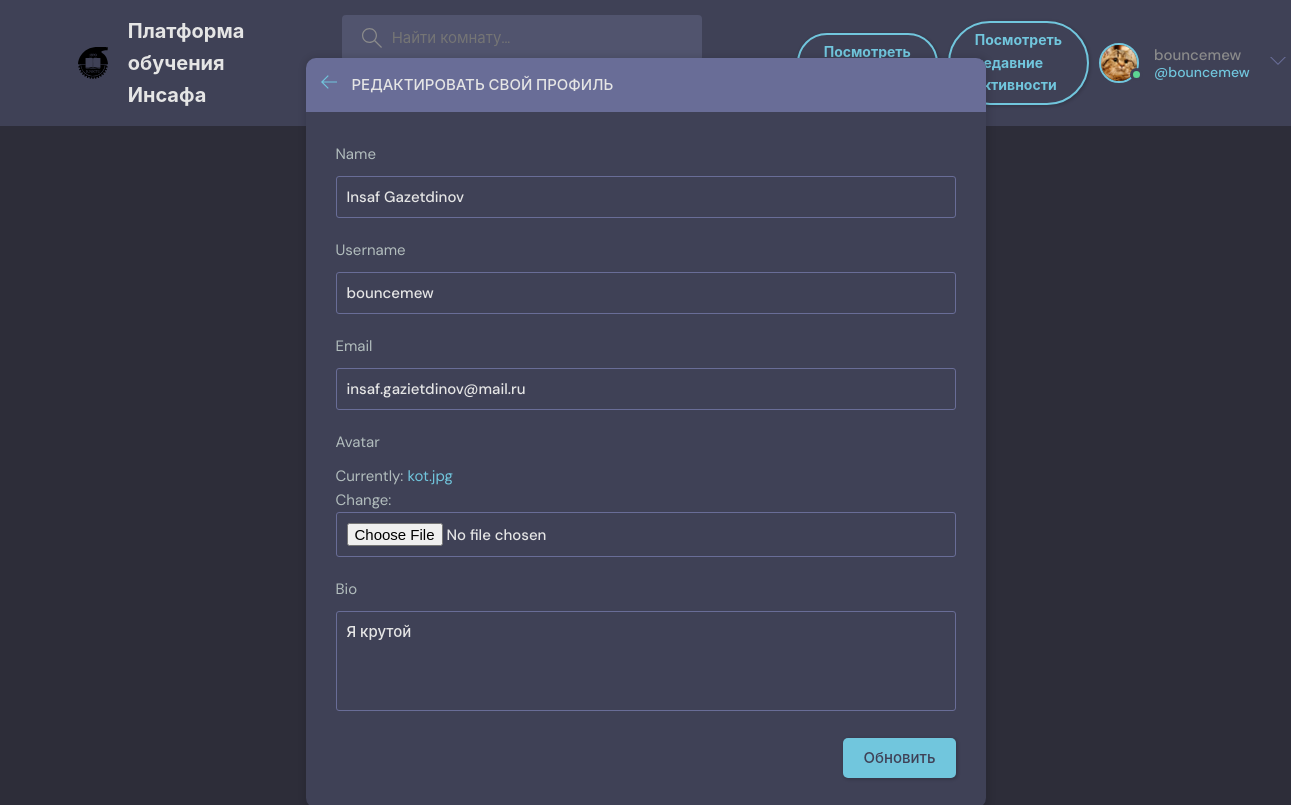
Screenshot of /update_user/ (signed in) with the database file from the repository.
### base/models.py (models this page shows)
class User(AbstractUser):
    name = models.CharField(max_length=200, null=True)
    email = models.EmailField(unique=True, null=True)
    bio = models.TextField(null=True)
    avatar = models.ImageField(null=True, default='avatar.svg')
    USERNAME_FIELD = 'email'
    REQUIRED_FIELDS = []
    class Meta:
        verbose_name = 'Редактор пользователей'
        verbose_name_plural = 'Редактор пользователей'

### base/views.py (the view)
# urls.py: path('update_user/', views.update_user, name='update_user'),
@login_required(login_url='login')
def update_user(request):
    user = request.user
    form = UserForm(instance=user)
    if request.method == 'POST':
        form = UserForm(request.POST, request.FILES, instance=user)
        if form.is_valid():
            form.save()
            return redirect('user_profile', pk=user.id)
    context = {'form': form}
    return render(request, 'base/update_user.html', context)

### base/forms.py
class UserForm(ModelForm):
    class Meta:
        model = User
        fields = ['name', 'username', 'email', 'avatar', 'bio']

### base/templates/base/update_user.html (shortened to what this page needs)
{% extends 'main.html' %}
{% block content %}
    <main class="update-account layout">
        <div class="container">
            <div class="layout__box">
                <div class="layout__boxHeader">
                    <div class="layout__boxTitle">
                        <a href="{% url 'home' %}">
                            <svg version="1.1" xmlns="http://www.w3.org/2000/svg" width="32" height="32"
                                viewBox="0 0 32 32">
                                <title>arrow-left</title>
                                <path
                                    d="M13.723 2.286l-13.723 13.714 13.719 13.714 1.616-1.611-10.96-10.96h27.625v-2.286h-27.625l10.965-10.965-1.616-1.607z">
                                </path>
                            </svg>
                        </a>
                        <h3>Редактировать свой профиль</h3>
                    </div>
                </div>
                <div class="layout__body">
                    <form class="form" action="" method="POST" enctype="multipart/form-data">
                      {% for field in form %}
                        <div class="form__group">
                            <label for="profile_pic">{{ field.label }}</label>
                            {{ field }}
                        </div>
                        {% endfor %}
                        <div class="form__action">
                            <button class="btn btn--main" type="submit">Обновить</button>
                        </div>
                    </form>
                </div>
            </div>
        </div>
    </main>
    {% endblock content %}

### templates/navbar.html (shortened to what this page needs)
{% load static %}
<header class="header header--loggedIn">
    <div class="container">
      <a href="{% url 'home' %}" class="header__logo">
        <img src="{% static 'images/ktk.svg' %}" />
        <h1>Платформа обучения Инсафа</h1>
      </a>
      <form class="header__search" method="GET" action="{% url 'home' %}">
        <label>
          <input name="q" placeholder="Найти комнату..." />
        </label>
      </form>
      <div class="mobile-menuItems">
        <a class="btn btn--main btn--pill" href="{% url 'topics' %}">Посмотреть темы</a>
        <a class="btn btn--main btn--pill" href="{% url 'activity' %}">Посмотреть недавние активности</a>
      <nav class="header__menu">
        {% if request.user.is_authenticated %}
        <div class="header__user">
          <a href="{% url 'update_user' %}">
            <div class="avatar avatar--medium active">
              <img src="{{ request.user.avatar.url }}" />
            </div>
            <p>{{ request.user.username }} <span>@{{ request.user.username }}</span></p>
          </a>
          <button class="dropdown-button">
            <svg version="1.1" xmlns="http://www.w3.org/2000/svg" width="32" height="32" viewBox="0 0 32 32">
              <title>chevron-down</title>
              <path d="M16 21l-13-13h-3l16 16 16-16h-3l-13 13z"></path>
            </svg>
          </button>
        </div>
        {% else %}
        <a href="{% url 'login' %}">
          <img src="{% static 'images/avatar.svg' %}"/>
          <p>Авторизоваться</p>
        </a>
        {% endif %}
      </nav>
    </div>
  </header>

### rows the page displays
User: user.avatar (picture), user.username "bouncemew", form "Insaf Gazetdinov" "bouncemew" "insaf.gazietdinov@mail.ru" "Я крутой"

### other values shown
{{ field.label }} "Name" "Username" "Email" "Avatar" "Bio"
